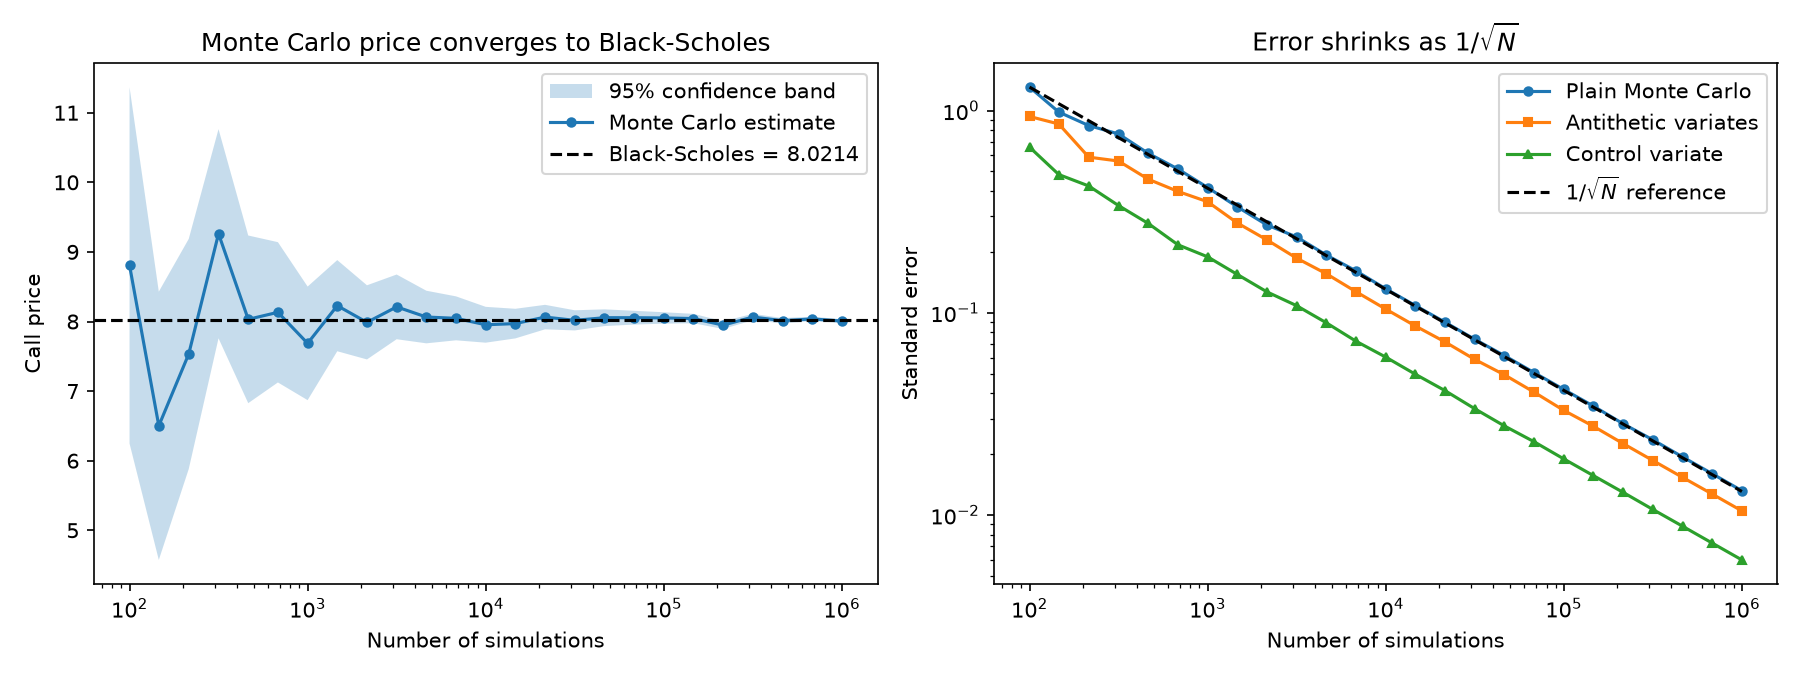

The script that saved this image:
"""Convergence plot: does the Monte Carlo price settle on the Black-Scholes price?

Runs the Monte Carlo call pricer at increasing simulation counts and plots
the estimate with its 95% confidence band against the exact answer, plus
the standard error of each variance-reduction method.
Saves the figure as convergence.png.
"""
import matplotlib.pyplot as plt
import numpy as np

from black_scholes import EXAMPLE, black_scholes_call
from monte_carlo import monte_carlo_call

p = EXAMPLE
rng = np.random.default_rng(0)
exact = black_scholes_call(*p)

# Simulation counts spaced evenly on a log scale: 100 ... 1,000,000
sim_counts = np.logspace(2, 6, num=25).astype(int)

prices, ci_lows, ci_highs = [], [], []
std_errors = {"plain": [], "antithetic": [], "control": []}
for n in sim_counts:
    price, se, (lo, hi) = monte_carlo_call(*p, n_sims=n, rng=rng)
    prices.append(price)
    ci_lows.append(lo)
    ci_highs.append(hi)
    std_errors["plain"].append(se)
    for method in ("antithetic", "control"):
        std_errors[method].append(monte_carlo_call(*p, n_sims=n, rng=rng, method=method)[1])

fig, (ax1, ax2) = plt.subplots(1, 2, figsize=(12, 4.5))

# Left: price estimate converging on the exact value
ax1.fill_between(sim_counts, ci_lows, ci_highs, alpha=0.25, label="95% confidence band")
ax1.plot(sim_counts, prices, "o-", markersize=4, label="Monte Carlo estimate")
ax1.axhline(exact, color="black", linestyle="--", label=f"Black-Scholes = {exact:.4f}")
ax1.set_xscale("log")
ax1.set_xlabel("Number of simulations")
ax1.set_ylabel("Call price")
ax1.set_title("Monte Carlo price converges to Black-Scholes")
ax1.legend()

# Right: standard error shrinks like 1/sqrt(N) -> a straight line on log-log axes
ax2.loglog(sim_counts, std_errors["plain"], "o-", markersize=4, label="Plain Monte Carlo")
ax2.loglog(sim_counts, std_errors["antithetic"], "s-", markersize=4, label="Antithetic variates")
ax2.loglog(sim_counts, std_errors["control"], "^-", markersize=4, label="Control variate")
reference = std_errors["plain"][0] * np.sqrt(sim_counts[0] / sim_counts)
ax2.loglog(sim_counts, reference, "--", color="black", label=r"$1/\sqrt{N}$ reference")
ax2.set_xlabel("Number of simulations")
ax2.set_ylabel("Standard error")
ax2.set_title(r"Error shrinks as $1/\sqrt{N}$")
ax2.legend()

fig.tight_layout()
fig.savefig("convergence.png", dpi=150)
print("Saved convergence.png")
print(f"N = {sim_counts[-1]:,}: MC = {prices[-1]:.4f} ± {std_errors['plain'][-1]:.4f}, "
      f"BS = {exact:.4f}")
plain = np.array(std_errors["plain"])
for method in ("antithetic", "control"):
    ratio = np.mean((plain / np.array(std_errors[method])) ** 2)
    print(f"{method} variance reduction (avg over all N): {ratio:.2f}x")
